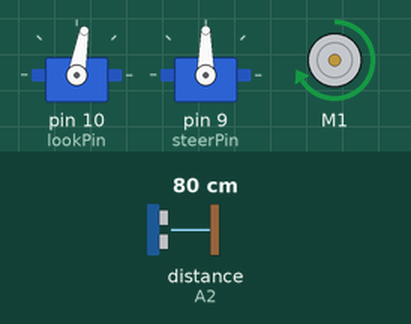
Simulated run of this sketch. Board: Arduino Uno, built with avr-gcc and run on an emulated ATmega328P. On the bench: 2 × servo, DC motor (green arrow = forward, orange = backward, longer = faster). Wiring (inferred from the names in the program): ultrasonic range finder: trigger A1; echo A2. Inputs (shaded band) come from the test bench; at power-on: distance to the obstacle (sensor on A2) 80 cm. The echo pulse lasts 58.3 µs per cm.

Above: at 2.8 s.
2.9 s: distance to the obstacle (sensor on A2) set to 23 cm
4.4 s: distance to the obstacle (sensor on A2) set to 19 cm
At 9.1 s:
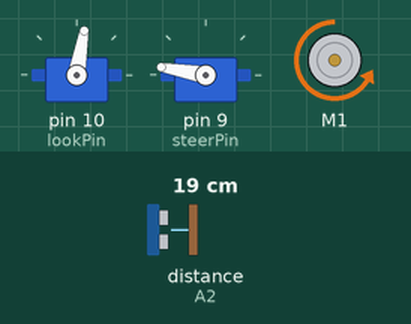
10.6 s: distance to the obstacle (sensor on A2) set to 35 cm
At 11.4 s:
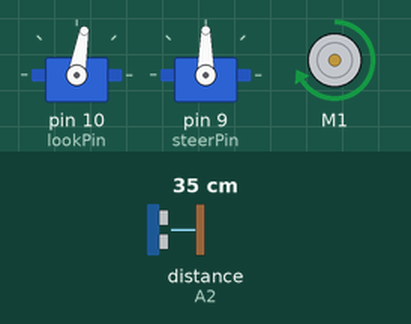
12.1 s: distance to the obstacle (sensor on A2) set to 2 cm
At 13.1 s:
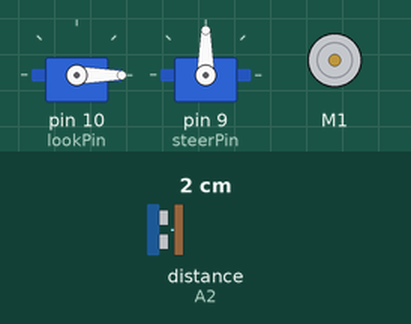
Timing chart, 0 to 16.2 s (numbered marks = the images above; inputs shaded):
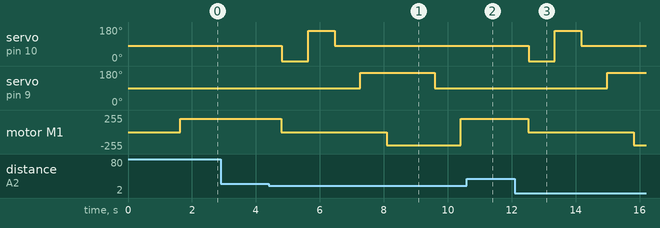

Measured:
- the behaviour switches between 21 and 20 cm on distance to the obstacle (sensor on A2) (found by bisection; images 0 and 1)
- after the input at 2.9 s, every drawn part: stays the same
- after the input at 4.4 s, servo on pin 10 (lookPin): 80° → 0° after 0.41 s, → 160° 0.83 s later, → 80° 0.83 s later; servo on pin 9 (steerPin): 90° → 170° after 2.9 s, → 90° 2.3 s later; motor M1: forward 200/255 → stopped after 0.40 s, → backward 200/255 3.3 s later, → forward 200/255 2.3 s later
- after the input at 10.6 s, servo on pin 10 (lookPin): stays 80° (without the input it goes to 0° after 0.35 s); motor M1: stays forward 200/255 (without the input it goes to stopped after 0.34 s)
- after the input at 12.1 s, servo on pin 10 (lookPin): 80° → 0° after 0.43 s, → 160° 0.82 s later, → 80° 0.83 s later; servo on pin 9 (steerPin): 90° → 170° after 2.9 s; motor M1: forward 200/255 → stopped after 0.42 s, → backward 200/255 3.3 s later

The sketch:

IWM_0003_ROCKET_BLUETOOTH.ino
```cpp
// (licence header left out)
#include <AFMotor.h>
#include <Servo.h>

#include <SoftwareSerial.h>
//#include <TimerOne.h>
#define rxPin 2
#define txPin 3
SoftwareSerial mySerial(rxPin, txPin);


AF_DCMotor motor(1, MOTOR12_64KHZ); // create motor

int lookPin = 10; // distace sensor servo servo 1 on motor shield
int steerPin = 9;  // rear steering servo servo 2 on sensor shield
Servo lookServo;
Servo steerServo;

int pingPin = A1; // Analog pin 1 used for the Ping Pin (Trig)
int inPin = A2; // Analog pin 2 used for the Echo Pin (Echo)
unsigned long duration, inches;
int indec, cmdec;
int inchconv = 147; // ratio between puls width and inches
int cmconv = 59; // ratio between pulse width and cm
String s1, s2, s3;
int lookCentre = 80; // centre setting adjust figure or adjust servo horn
int steerCentre = 90;  // centre setting adjust figure or adjust servo horn
int spd = 200;

void setup()
{
  // define pin modes for tx, rx pins:
    pinMode(rxPin, INPUT);
    pinMode(txPin, OUTPUT);
    mySerial.begin(9600);

  Serial.begin(9600);
  pinMode(pingPin, OUTPUT);
  pinMode(inPin, INPUT);
  lookServo.attach(lookPin,1000,2000);
  look(0);
  steerServo.attach(steerPin, 1000, 2000);
  steer(0);
}

void loop()
{
  int cm, lcm, rcm;
  forward(spd);
  delay(500);
  cm = getDistance();
  if(cm < 20)
  {
    halt();
    look(-80);
    lcm = getDistance();
    look(80);
    rcm = getDistance();
    look(0);
    if (lcm < rcm)
      steer(-80);
    else
      steer(80);
    reverse(spd);
    delay(1500);
    steer(0);
  }
}

void steer(int angle)
{

  steerServo.write(steerCentre + angle);
  delay(800); // wait for servo to get there
  mySerial.print("Steer ");
  mySerial.println(steerCentre + angle);
}
void look (int angle)
{
  lookServo.write(lookCentre + angle);
  delay (800); //wait for servo to get there
  mySerial.print("Look ");
  mySerial.println(lookCentre + angle);


}
int getDistance()
{
  int rval;
  digitalWrite(pingPin, LOW);
  delayMicroseconds(2);
  digitalWrite(pingPin, HIGH);
  delayMicroseconds(10);
  digitalWrite(pingPin, LOW);
  duration = pulseIn(inPin, HIGH, 38000L);  // Set timeout to 38mS
  if (duration == 0)
    duration = 1000;
  rval = microsecondsToCentimeters(duration);
  mySerial.print("distance = ");
  mySerial.println(rval);
  return rval;
}

void forward (int spd)
{
  mySerial.println("Forward");
  motor.run(FORWARD);
  motor.setSpeed(spd);
}

void reverse(int spd)
{
  mySerial.println("Backward");
  motor.run(BACKWARD);
  motor.setSpeed(spd);
 }

void spinLeft(int spd)
{
 }

void spinRight(int spd)
{
}

void halt()
{
  mySerial.println("Halt");
  motor.run(RELEASE);
  delay(10);
}

long microsecondsToCentimeters(long microseconds)
{
  return microseconds / cmconv;
}
```
